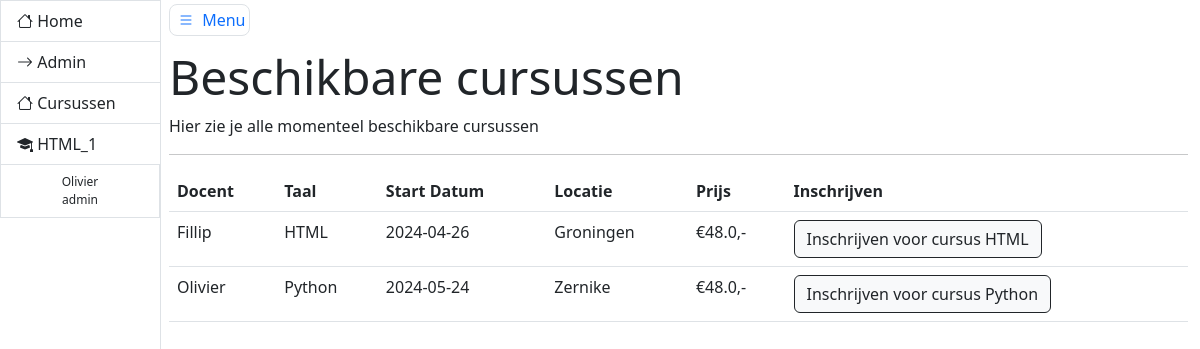
The app's page /dashboard/beschikbaar/ (signed in) with its own data.
### models.py (models this page shows, shortened)
class User(db.Model, UserMixin):
    __tablename__ = 'users'
    id = db.Column(db.Integer, primary_key=True, autoincrement=True)
    email = db.Column(db.String(), nullable=False, unique=True)
    username = db.Column(db.String(), nullable=False, unique=True)
    role = db.Column(db.String(), nullable=False, default='user')
    password_hash = db.Column(db.String(128))

class Lessen(db.Model):
    lesID = db.Column(db.Integer, primary_key=True, autoincrement=True)
    userID = db.Column(db.Integer, db.ForeignKey('users.id'), nullable=True)
    docentID = db.Column(db.Integer, db.ForeignKey('users.id'))
    talenID = db.Column(db.Integer, db.ForeignKey('talen.id'), nullable=False)
    startDatum = db.Column(db.Date, nullable=True)
    locatie = db.Column(db.String(), nullable=False)
    prijs = db.Column(db.Integer(), nullable=False, default=0)

class Talen(db.Model):
    id = db.Column(db.Integer, primary_key=True, autoincrement=True)
    name = db.Column(db.String(), nullable=False, unique=True)
    lessen = relationship("Lessen", cascade="all, delete-orphan")

### dashboard/views.py (the view, shortened to what this page needs)
@dashboard_blueprint.route('/beschikbaar/', methods=['GET', 'POST'])
@login_required
def beschikbaar():
    current_user_cursus = get_current_cursus()
    lessen_namen = []
    for folder, naam in current_user_cursus.items():
        lessen_namen.append(folder)
    print(current_user_cursus)
    current_time = date.today()
    beschikbare_cursussen = Lessen.query.filter(Lessen.startDatum > current_time).all()
    namen = db.session.query(User.id, User.username).filter(User.role == 'admin').all()
    talen = db.session.query(Talen.id, Talen.name).all()
    docent_naam = [(f'{naam[0]}', naam[1]) for naam in namen]
    taal_namen = [(f'{talen[0]}', talen[1]) for talen in talen]
    talendict = {}
    docentendict = {}
    for talen in taal_namen:
        talendict[int(talen[0])] = talen[1]
    for docent in docent_naam:
        docentendict[int(docent[0])] = docent[1]
    form = InschrijvenForm()
    korting = has_korting()
    print(korting)
    return render_template('available.html', form=form, beschikbaar=beschikbare_cursussen, talendict=talendict,
                           docentendict=docentendict, cursussen=current_user_cursus, lessen_namen=lessen_namen, korting=korting)

### __init__.py (called while the page is built)
@login_manager.user_loader
def get_user(user_id):
    try:
        return User.query.get(int(user_id))
    except:
        return None

### cursusget.py (called while the page is built)
def get_current_cursus():
    if current_user.is_authenticated:
        results = (
            db.session.query(Inschrijvingen, Talen, Lessen)
            .filter(Inschrijvingen.userID == current_user.id)
            .join(Lessen, Inschrijvingen.lessenID == Lessen.lesID)
            .join(Talen, Lessen.talenID == Talen.id)
            .all()
        )
        lessen_dict = {}
        for inschrijvingen, talen, lessen in results:
            lessen_dict[f'{talen.name}_{lessen.lesID}'] = talen.name
        return lessen_dict

### dashboard/views.py (called while the page is built)
def has_korting():
    if current_user.is_authenticated:
        count = (
            db.session.query(Inschrijvingen)
            .filter(Inschrijvingen.userID == current_user.id).count())
        if count >= 1:
            return True
        else:
            return False

### dashboard/templates/available.html (shortened to what this page needs)
{% extends 'dashbase.html' %}
{% block courses %}
{% for naam in lessen_namen %}
                    <a href="{{ url_for('lessen.lessen', lesnaam = naam) }}" class="list-group-item border-end-0 d-inline-block text-truncate"
                       data-bs-parent="#sidebar"><i class="bi bi-mortarboard-fill"></i> <span>{{ naam }}</span> </a>
{% endfor %}
{% endblock %}
{% block header %}
    <h5 class="display-5">Beschikbare cursussen</h5>
{% endblock %}
{% block bheader %}
    <p>Hier zie je alle momenteel beschikbare cursussen</p>
{% endblock %}
{% block content %}
    <table class="table">
        <thead>
        <tr>
            <th scope="col">Docent</th>
            <th scope="col">Taal</th>
            <th scope="col">Start Datum</th>
            <th scope="col">Locatie</th>
            <th scope="col">Prijs</th>
            <th scope="col">Inschrijven</th>
        </tr>
        </thead>
        <tbody>
        {% for cursus in beschikbaar %}
            <tr>
                <td>{{ docentendict[cursus.docentID] }}</td>
                <td>{{ talendict[cursus.talenID] }}</td>
                <td>{{ cursus.startDatum }}</td>
                <td>{{ cursus.locatie }}</td>
                {% if korting %}
                <td>€{{ (cursus.prijs*0.80)|round }},-</td>
                {% else %}
                <td>€{{ cursus.prijs }},-</td>
                {% endif %}
                <td>
                    <button type="button" class="btn btn-light btn-outline-dark" data-bs-toggle="modal"
                            data-bs-target="#modal_{{ cursus.lesID }}">
                        Inschrijven voor cursus {{ talendict[cursus.talenID] }}
                    </button>
                </td>
            </tr>
        {% endfor %}
        </tbody>
    </table>
{% endblock %}

### dashboard/templates/dashbase.html (shortened to what this page needs)
<!DOCTYPE html>
<html lang="en">
<head>
    <link href="{{ url_for('static', filename='css/main.css') }}" rel="stylesheet">
    <link href="https://cdn.jsdelivr.net/npm/bootstrap@5.3.0-alpha1/dist/css/bootstrap.min.css" rel="stylesheet">
</head>
<body>
<div class="container-fluid">
    <div class="row flex-nowrap">
        <div class="col-auto px-0">
            <div id="sidebar" class="collapse collapse-horizontal show border-end">
                <div id="sidebar-nav" class="list-group border-0 rounded-0 text-sm-start min-vh-100">
                    <a href="{{ url_for('index') }}" class="list-group-item border-end-0 d-inline-block text-truncate"
                       data-bs-parent="#sidebar"><i class="bi bi-house"></i> <span>Home</span> </a>
                    {% if current_user.role == 'admin' %}
                        <a href="{{ url_for('admin.admin_dashboard') }}"
                           class="list-group-item border-end-0 d-inline-block text-truncate"
                           data-bs-parent="#sidebar"><i class="bi bi-arrow-right"></i> <span>Admin</span> </a>
                    {% endif %}
                    <a href="{{ url_for('dashboard.beschikbaar') }}"
                       class="list-group-item border-end-0 d-inline-block text-truncate"
                       data-bs-parent="#sidebar"><i class="bi bi-house"></i> <span>Cursussen</span> </a>
                    {% block courses %}
                    {% endblock %}
                    {% if current_user.is_authenticated %}
                        <p class="copyright list-group-item d-inline-block text-truncate">{{ current_user.username }}
                            <br> {{ current_user.role }}</p>
                    {% endif %}
                </div>
            </div>
        </div>
        <main class="col ps-md-2 pt-2">
            <a href="#" data-bs-target="#sidebar" data-bs-toggle="collapse"
               class="border rounded-3 p-1 text-decoration-none"><i class="bi bi-list bi-lg py-2 p-1"></i> Menu</a>
            <div class="page-header pt-3">
                {% block header %}
                {% endblock %}
            </div>
            {% block bheader %}
            {% endblock %}
            <hr>
            <div class="row">
                <div class="col-12">
                    {% block content %}
                    {% endblock %}
                </div>
            </div>
        </main>
    </div>
</div>
</body>
</html>

### static/css/main.css (style rules this page uses)
html { position: relative; min-height: 100%; }
#sidebar-nav { width: 160px; }
#sidebar { position: relative; }
.copyright { background-color: #f8f9fa; color: #6c757d; font-size: 12px; padding: 5px 10px; border-top: 1px solid #dee2e6; width: 100%; text-align: center; }

### records on screen
User: username "Olivier", role "admin"
Lessen: docentID.username "Fillip", talenID.name "HTML", startDatum "2024-04-26", locatie "Groningen", (cursus.prijs*0.80)|round "48.0"
Lessen: docentID.username "Olivier", talenID.name "Python", startDatum "2024-05-24", locatie "Zernike", (cursus.prijs*0.80)|round "48.0"

### other values on screen
{{ naam }} "HTML_1"
